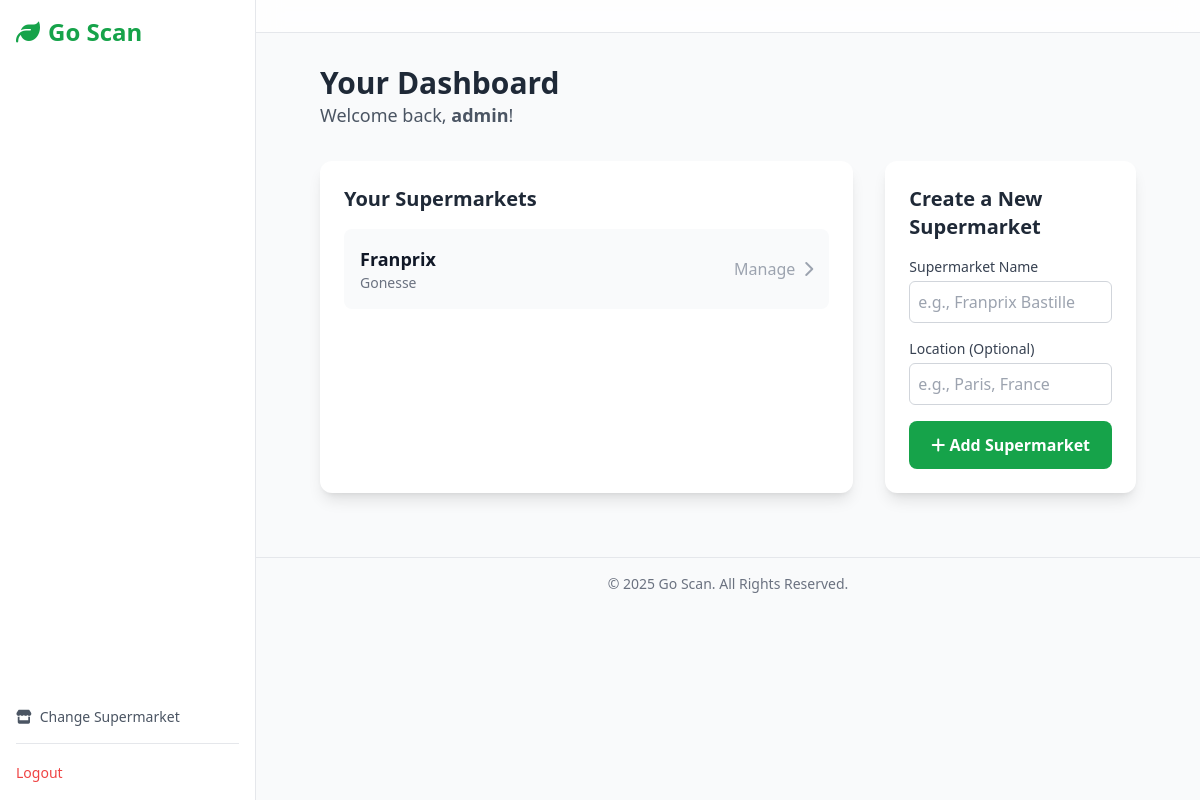
/users/dashboard/ (signed in), run on an earlier commit of the app's database.
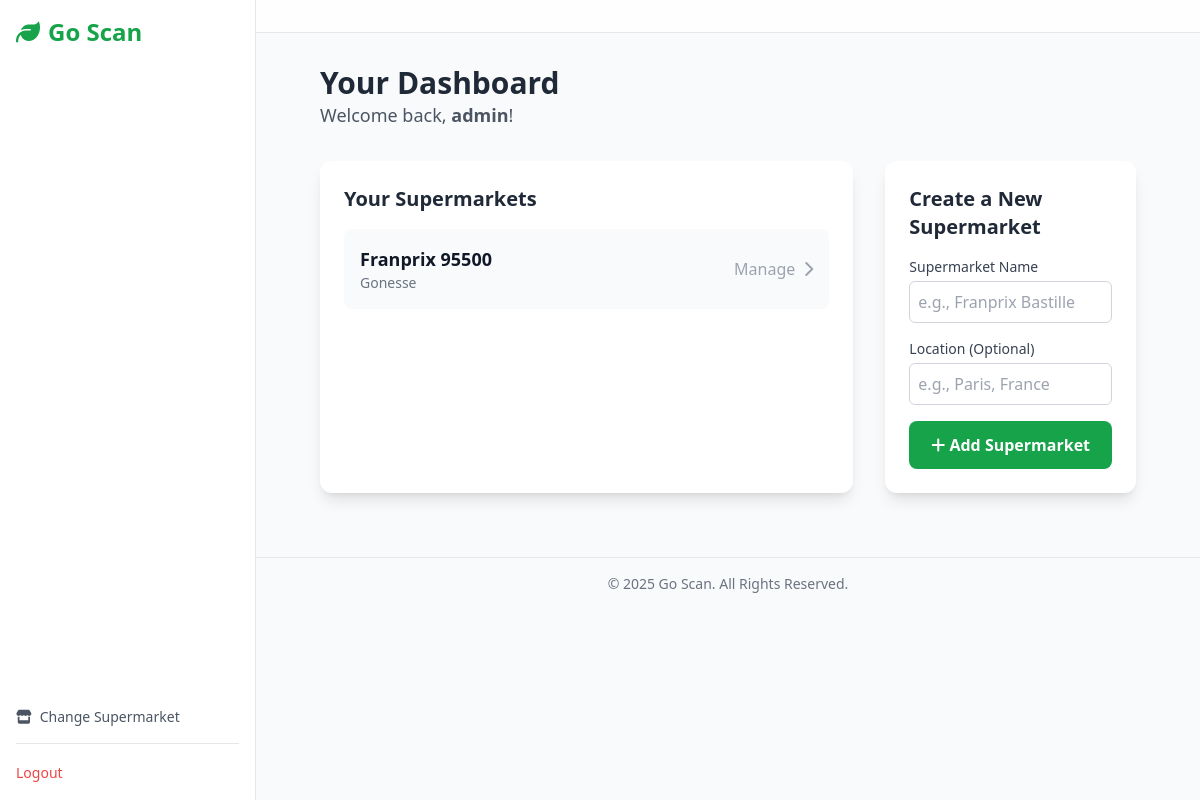
And on a later commit of the database.
### Inventory/models.py (models this page shows, shortened)
class Supermarket(models.Model):
    owner = models.ForeignKey(User, on_delete=models.CASCADE, related_name='owned_supermarkets')
    name = models.CharField(max_length=200)
    description = models.TextField(blank=True, null=True, help_text="A short description of the supermarket.")
    logo = models.ImageField(upload_to='supermarket_logos/', blank=True, null=True)
    location = models.CharField(max_length=255, blank=True, null=True,
                                help_text="e.g., Street Address, City, Postal Code")
    phone_number = models.CharField(max_length=20, blank=True, null=True)
    website = models.URLField(max_length=255, blank=True, null=True)
    opening_hours = models.JSONField(blank=True, null=True,
                                     help_text="e.g., {'Monday': '09:00-20:00', 'Tuesday': '09:00-20:00'}")
    created_at = models.DateTimeField(auto_now_add=True)

### users/views.py (the view)
# urls.py: path('dashboard/', views.dashboard_view, name='dashboard'),
@login_required(login_url='/accounts/login/')
def dashboard_view(request):
    if request.method == 'POST':
        name = request.POST.get('name')
        location = request.POST.get('location')
        if name:  # Basic validation
            Supermarket.objects.create(owner=request.user, name=name, location=location)
        return redirect('users:dashboard')
    supermarkets = Supermarket.objects.filter(owner=request.user).order_by('name')
    context = {
        'user': request.user,
        'supermarkets': supermarkets
    }
    return render(request, 'users/dashboard.html', context)

### templates/users/dashboard.html (shortened to what this page needs)
{% extends "inventory/base.html" %}
{% block content %}
<div class="max-w-7xl mx-auto px-4 sm:px-6 lg:px-8">
    <div class="mb-8">
        <h1 class="text-3xl font-bold text-gray-800">Your Dashboard</h1>
        <p class="text-lg text-gray-600">
            Welcome back, <span class="font-semibold">{{ user.first_name|default:user.username }}</span>!
        </p>
    </div>
    <div class="grid grid-cols-1 lg:grid-cols-3 gap-8">
        <div class="lg:col-span-2 bg-white p-6 rounded-xl shadow-lg">
            <h2 class="text-xl font-bold text-gray-800 mb-4">Your Supermarkets</h2>
            <div class="space-y-4">
                {% for supermarket in supermarkets %}
                <a href="{% url 'inventory:supermarket_dashboard' supermarket.id %}" class="block p-4 bg-gray-50 rounded-lg hover:bg-green-100 hover:shadow-md transition-all">
                    <div class="flex justify-between items-center">
                        <div>
                            <p class="font-semibold text-lg text-gray-900">{{ supermarket.name }}</p>
                            <p class="text-sm text-gray-500">{{ supermarket.location|default:"No location set" }}</p>
                        </div>
                        <div class="flex items-center gap-2 text-gray-400">
                            <span>Manage</span>
                            <i class="fas fa-chevron-right"></i>
                        </div>
                    </div>
                </a>
                {% empty %}
                <div class="text-center py-8 text-gray-500">
                    <i class="fas fa-store-slash fa-2x mb-2"></i>
                    <p>You haven't created any supermarkets yet. Add one to get started!</p>
                </div>
                {% endfor %}
            </div>
        </div>
        <div class="bg-white p-6 rounded-xl shadow-lg h-fit">
            <h2 class="text-xl font-bold text-gray-800 mb-4">Create a New Supermarket</h2>
            <form action="{% url 'users:dashboard' %}" method="POST" class="space-y-4">
                <div>
                    <label for="name" class="block text-sm font-medium text-gray-700">Supermarket Name</label>
                    <input type="text" name="name" id="name" required class="mt-1 w-full p-2 border border-gray-300 rounded-md" placeholder="e.g., Franprix Bastille">
                </div>
                <div>
                    <label for="location" class="block text-sm font-medium text-gray-700">Location (Optional)</label>
                    <input type="text" name="location" id="location" class="mt-1 w-full p-2 border border-gray-300 rounded-md" placeholder="e.g., Paris, France">
                </div>
                <div>
                    <button type="submit" class="w-full bg-green-600 text-white font-semibold py-3 rounded-lg hover:bg-green-700">
                        <i class="fas fa-plus"></i> Add Supermarket
                    </button>
                </div>
            </form>
        </div>
    </div>
</div>
{% endblock %}

### templates/inventory/base.html (shortened to what this page needs)
{% load static %}
<!DOCTYPE html>
<html lang="en">
<head>
    <script src="https://cdn.tailwindcss.com"></script>
    <link rel="stylesheet" href="https://cdnjs.cloudflare.com/ajax/libs/font-awesome/6.4.0/css/all.min.css">
</head>
<body class="bg-gray-50 font-sans">
    <aside id="sidebar" class="w-64 bg-white text-gray-800 p-4 border-r border-gray-200 fixed h-full flex flex-col z-30 md:translate-x-0">
        <div class="text-2xl font-bold text-green-600 mb-8 flex items-center">
            <i class="fas fa-leaf mr-2"></i>
            <span>Go Scan</span>
        </div>
        <nav class="space-y-1 flex-grow overflow-y-auto">
        </nav>
        <div class="mt-auto">
            <a href="{% url 'inventory:home' %}" class="text-sm text-gray-600 hover:text-green-600 flex items-center mb-4"><i class="fas fa-store mr-2"></i> Change Supermarket</a>
            {% if user.is_authenticated %}
            <div class="border-t pt-4">
                <a href="{% url 'account_logout' %}" class="text-sm text-red-500 hover:underline">Logout</a>
            </div>
            {% endif %}
        </div>
    </aside>
    <div class="flex-1 md:ml-64">
        <header class="bg-white/80 backdrop-blur-md sticky top-0 z-10 p-4 border-b border-gray-200 flex items-center justify-between">
        </header>
        <main class="p-4 sm:p-6 md:p-8">
            {% block content %}{% endblock %}
        </main>
         <footer class="text-center p-4 text-sm text-gray-500 border-t mt-8">
            © {% now "Y" %} Go Scan. All Rights Reserved.
        </footer>
    </div>
</body>
</html>

### templates/inventory/base.html (style rules this page uses)
#sidebar { transition: transform 0.3s ease-in-out; }

What changed in the data, as far as the page shows it:
changed Supermarket "Gonesse": name "Franprix" → "Franprix 95500"
